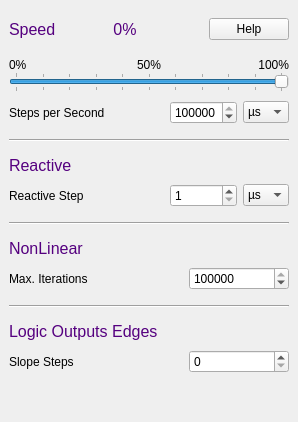
       <widget class="QWidget" name="simTab">
        <attribute name="title">
         <string>Simulation</string>
        </attribute>
        <layout class="QVBoxLayout" name="verticalLayout_2">
         <property name="spacing">
          <number>0</number>
         </property>
         <property name="leftMargin">
          <number>9</number>
         </property>
         <property name="topMargin">
          <number>9</number>
         </property>
         <property name="rightMargin">
          <number>9</number>
         </property>
         <property name="bottomMargin">
          <number>9</number>
         </property>
         <item>
          <layout class="QHBoxLayout" name="horizontalLayout">
           <property name="topMargin">
            <number>9</number>
           </property>
           <property name="bottomMargin">
            <number>18</number>
           </property>
           <item>
            <widget class="QLabel" name="label_6">
             <property name="sizePolicy">
              <sizepolicy hsizetype="Preferred" vsizetype="Preferred">
               <horstretch>0</horstretch>
               <verstretch>0</verstretch>
              </sizepolicy>
             </property>
             <property name="font">
              <font>
               <family>Ubuntu</family>
               <pointsize>12</pointsize>
               <weight>50</weight>
               <italic>false</italic>
               <bold>false</bold>
              </font>
             </property>
             <property name="styleSheet">
              <string notr="true">font: 12pt &quot;Ubuntu&quot;; color: rgb(85, 0, 127)</string>
             </property>
             <property name="text">
              <string>Speed</string>
             </property>
             <property name="alignment">
              <set>Qt::AlignLeading|Qt::AlignLeft|Qt::AlignVCenter</set>
             </property>
            </widget>
           </item>
           <item>
            <widget class="QLabel" name="speedLabel">
             <property name="sizePolicy">
              <sizepolicy hsizetype="Preferred" vsizetype="Preferred">
               <horstretch>0</horstretch>
               <verstretch>0</verstretch>
              </sizepolicy>
             </property>
             <property name="palette">
              <palette>
               <active>
                <colorrole role="WindowText">
                 <brush brushstyle="SolidPattern">
                  <color alpha="255">
                   <red>85</red>
                   <green>0</green>
                   <blue>127</blue>
                  </color>
                 </brush>
                </colorrole>
                <colorrole role="Text">
                 <brush brushstyle="SolidPattern">
                  <color alpha="255">
                   <red>85</red>
                   <green>0</green>
                   <blue>127</blue>
                  </color>
                 </brush>
                </colorrole>
                <colorrole role="ButtonText">
                 <brush brushstyle="SolidPattern">
                  <color alpha="255">
                   <red>85</red>
                   <green>0</green>
                   <blue>127</blue>
                  </color>
                 </brush>
                </colorrole>
                <colorrole role="PlaceholderText">
                 <brush brushstyle="SolidPattern">
                  <color alpha="255">
                   <red>85</red>
                   <green>0</green>
                   <blue>127</blue>
                  </color>
                 </brush>
                </colorrole>
               </active>
               <inactive>
                <colorrole role="WindowText">
                 <brush brushstyle="SolidPattern">
                  <color alpha="255">
                   <red>85</red>
                   <green>0</green>
                   <blue>127</blue>
                  </color>
                 </brush>
                </colorrole>
                <colorrole role="Text">
                 <brush brushstyle="SolidPattern">
                  <color alpha="255">
                   <red>85</red>
                   <green>0</green>
                   <blue>127</blue>
                  </color>
                 </brush>
                </colorrole>
                <colorrole role="ButtonText">
                 <brush brushstyle="SolidPattern">
                  <color alpha="255">
                   <red>85</red>
                   <green>0</green>
                   <blue>127</blue>
                  </color>
                 </brush>
                </colorrole>
                <colorrole role="PlaceholderText">
                 <brush brushstyle="SolidPattern">
                  <color alpha="255">
                   <red>85</red>
                   <green>0</green>
                   <blue>127</blue>
                  </color>
                 </brush>
                </colorrole>
               </inactive>
               <disabled>
                <colorrole role="WindowText">
                 <brush brushstyle="SolidPattern">
                  <color alpha="255">
                   <red>85</red>
                   <green>0</green>
                   <blue>127</blue>
                  </color>
                 </brush>
                </colorrole>
                <colorrole role="Text">
                 <brush brushstyle="SolidPattern">
                  <color alpha="255">
                   <red>85</red>
                   <green>0</green>
                   <blue>127</blue>
                  </color>
                 </brush>
                </colorrole>
                <colorrole role="ButtonText">
                 <brush brushstyle="SolidPattern">
                  <color alpha="255">
                   <red>85</red>
                   <green>0</green>
                   <blue>127</blue>
                  </color>
                 </brush>
                </colorrole>
                <colorrole role="PlaceholderText">
                 <brush brushstyle="SolidPattern">
                  <color alpha="255">
                   <red>85</red>
                   <green>0</green>
                   <blue>127</blue>
                  </color>
                 </brush>
                </colorrole>
               </disabled>
              </palette>
             </property>
             <property name="font">
              <font>
               <family>Ubuntu</family>
               <pointsize>12</pointsize>
               <weight>50</weight>
               <italic>false</italic>
               <bold>false</bold>
              </font>
             </property>
             <property name="styleSheet">
              <string notr="true">font: 12pt &quot;Ubuntu&quot;; color: rgb(85, 0, 127)</string>
             </property>
             <property name="text">
              <string> 0%</string>
             </property>
             <property name="alignment">
              <set>Qt::AlignLeading|Qt::AlignLeft|Qt::AlignVCenter</set>
             </property>
            </widget>
           </item>
           <item>
            <widget class="QPushButton" name="helpButton2">
             <property name="sizePolicy">
              <sizepolicy hsizetype="Fixed" vsizetype="Fixed">
               <horstretch>0</horstretch>
               <verstretch>0</verstretch>
              </sizepolicy>
             </property>
             <property name="text">
              <string>Help</string>
             </property>
             <property name="autoDefault">
              <bool>false</bool>
             </property>
            </widget>
           </item>
          </layout>
         </item>
         <item>
          <layout class="QHBoxLayout" name="horizontalLayout_6">
           <item>
            <widget class="QLabel" name="label_7">
             <property name="text">
              <string>0%</string>
             </property>
            </widget>
           </item>
           <item>
            <widget class="QLabel" name="label_9">
             <property name="text">
              <string>50%</string>
             </property>
             <property name="alignment">
              <set>Qt::AlignCenter</set>
             </property>
            </widget>
           </item>
           <item>
            <widget class="QLabel" name="label_10">
             <property name="text">
              <string>100%</string>
             </property>
             <property name="alignment">
              <set>Qt::AlignRight|Qt::AlignTrailing|Qt::AlignVCenter</set>
             </property>
            </widget>
           </item>
          </layout>
         </item>
         <item>
          <widget class="QSlider" name="simSpeedPerSlider">
           <property name="sizePolicy">
            <sizepolicy hsizetype="Preferred" vsizetype="Fixed">
             <horstretch>0</horstretch>
             <verstretch>0</verstretch>
            </sizepolicy>
           </property>
           <property name="minimumSize">
            <size>
             <width>0</width>
             <height>0</height>
            </size>
           </property>
           <property name="maximumSize">
            <size>
             <width>16777215</width>
             <height>20</height>
            </size>
           </property>
           <property name="cursor">
            <cursorShape>SizeHorCursor</cursorShape>
           </property>
           <property name="whatsThis">
            <string/>
           </property>
           <property name="maximum">
            <number>100</number>
           </property>
           <property name="value">
            <number>100</number>
           </property>
           <property name="sliderPosition">
            <number>100</number>
           </property>
           <property name="orientation">
            <enum>Qt::Horizontal</enum>
           </property>
           <property name="tickPosition">
            <enum>QSlider::TicksBothSides</enum>
           </property>
           <property name="tickInterval">
            <number>10</number>
           </property>
          </widget>
         </item>
         <item>
          <layout class="QHBoxLayout" name="horizontalLayout_4">
           <property name="spacing">
            <number>6</number>
           </property>
           <property name="topMargin">
            <number>9</number>
           </property>
           <item>
            <widget class="QLabel" name="stepLabel_2">
             <property name="sizePolicy">
              <sizepolicy hsizetype="Preferred" vsizetype="Preferred">
               <horstretch>0</horstretch>
               <verstretch>0</verstretch>
              </sizepolicy>
             </property>
             <property name="text">
              <string>Steps per Second    </string>
             </property>
            </widget>
           </item>
           <item>
            <widget class="QSpinBox" name="simStepBox">
             <property name="sizePolicy">
              <sizepolicy hsizetype="Fixed" vsizetype="Fixed">
               <horstretch>0</horstretch>
               <verstretch>0</verstretch>
              </sizepolicy>
             </property>
             <property name="maximumSize">
              <size>
               <width>16777215</width>
               <height>16777215</height>
              </size>
             </property>
             <property name="minimum">
              <number>1</number>
             </property>
             <property name="maximum">
              <number>999999999</number>
             </property>
             <property name="value">
              <number>1000000</number>
             </property>
            </widget>
           </item>
           <item>
            <widget class="QComboBox" name="simStepUnitBox">
             <property name="sizePolicy">
              <sizepolicy hsizetype="Fixed" vsizetype="Fixed">
               <horstretch>0</horstretch>
               <verstretch>0</verstretch>
              </sizepolicy>
             </property>
             <property name="minimumSize">
              <size>
               <width>0</width>
               <height>0</height>
              </size>
             </property>
             <property name="currentText">
              <string notr="true">µs</string>
             </property>
             <property name="currentIndex">
              <number>2</number>
             </property>
             <property name="maxCount">
              <number>10</number>
             </property>
             <item>
              <property name="text">
               <string>ps</string>
              </property>
             </item>
             <item>
              <property name="text">
               <string>ns</string>
              </property>
             </item>
             <item>
              <property name="text">
               <string>µs</string>
              </property>
             </item>
             <item>
              <property name="text">
               <string>ms</string>
              </property>
             </item>
             <item>
              <property name="text">
               <string>s</string>
              </property>
             </item>
            </widget>
           </item>
          </layout>
         </item>
         <item>
          <widget class="Line" name="line_2">
           <property name="sizePolicy">
            <sizepolicy hsizetype="Minimum" vsizetype="Fixed">
             <horstretch>0</horstretch>
             <verstretch>0</verstretch>
            </sizepolicy>
           </property>
           <property name="minimumSize">
            <size>
             <width>280</width>
             <height>32</height>
            </size>
           </property>
           <property name="orientation">
            <enum>Qt::Horizontal</enum>
           </property>
          </widget>
         </item>
         <item>
          <widget class="QLabel" name="label_20">
           <property name="sizePolicy">
            <sizepolicy hsizetype="Preferred" vsizetype="Fixed">
             <horstretch>0</horstretch>
             <verstretch>0</verstretch>
            </sizepolicy>
           </property>
           <property name="font">
            <font>
             <family>Ubuntu</family>
             <pointsize>12</pointsize>
             <weight>50</weight>
             <italic>false</italic>
             <bold>false</bold>
            </font>
           </property>
           <property name="styleSheet">
            <string notr="true">font: 12pt &quot;Ubuntu&quot;; color: rgb(85, 0, 127)</string>
           </property>
           <property name="text">
            <string>Reactive</string>
           </property>
           <property name="alignment">
            <set>Qt::AlignLeading|Qt::AlignLeft|Qt::AlignVCenter</set>
           </property>
          </widget>
         </item>
         <item>
          <layout class="QHBoxLayout" name="horizontalLayout_14">
           <property name="spacing">
            <number>6</number>
           </property>
           <property name="topMargin">
            <number>9</number>
           </property>
           <item>
            <widget class="QLabel" name="reactiveStep">
             <property name="sizePolicy">
              <sizepolicy hsizetype="Preferred" vsizetype="Preferred">
               <horstretch>0</horstretch>
               <verstretch>0</verstretch>
              </sizepolicy>
             </property>
             <property name="text">
              <string>Reactive Step</string>
             </property>
            </widget>
           </item>
           <item>
            <widget class="QSpinBox" name="reactStepBox">
             <property name="sizePolicy">
              <sizepolicy hsizetype="Fixed" vsizetype="Fixed">
               <horstretch>0</horstretch>
               <verstretch>0</verstretch>
              </sizepolicy>
             </property>
             <property name="minimum">
              <number>1</number>
             </property>
             <property name="maximum">
              <number>999999999</number>
             </property>
            </widget>
           </item>
           <item>
            <widget class="QComboBox" name="reactStepUnitBox">
             <property name="sizePolicy">
              <sizepolicy hsizetype="Fixed" vsizetype="Fixed">
               <horstretch>0</horstretch>
               <verstretch>0</verstretch>
              </sizepolicy>
             </property>
             <property name="currentText">
              <string notr="true">µs</string>
             </property>
             <property name="currentIndex">
              <number>2</number>
             </property>
             <property name="maxCount">
              <number>10</number>
             </property>
             <item>
              <property name="text">
               <string>ps</string>
              </property>
             </item>
             <item>
              <property name="text">
               <string>ns</string>
              </property>
             </item>
             <item>
              <property name="text">
               <string>µs</string>
              </property>
             </item>
             <item>
              <property name="text">
               <string>ms</string>
              </property>
             </item>
             <item>
              <property name="text">
               <string>s</string>
              </property>
             </item>
            </widget>
           </item>
          </layout>
         </item>
         <item>
          <widget class="Line" name="line">
           <property name="minimumSize">
            <size>
             <width>280</width>
             <height>32</height>
            </size>
           </property>
           <property name="orientation">
            <enum>Qt::Horizontal</enum>
           </property>
          </widget>
         </item>
         <item>
          <widget class="QLabel" name="label_13">
           <property name="sizePolicy">
            <sizepolicy hsizetype="Preferred" vsizetype="Fixed">
             <horstretch>0</horstretch>
             <verstretch>0</verstretch>
            </sizepolicy>
           </property>
           <property name="font">
            <font>
             <family>Ubuntu</family>
             <pointsize>12</pointsize>
             <weight>50</weight>
             <italic>false</italic>
             <bold>false</bold>
            </font>
           </property>
           <property name="styleSheet">
            <string notr="true">font: 12pt &quot;Ubuntu&quot;; color: rgb(85, 0, 127)</string>
           </property>
           <property name="text">
            <string>NonLinear</string>
           </property>
           <property name="alignment">
            <set>Qt::AlignLeading|Qt::AlignLeft|Qt::AlignVCenter</set>
           </property>
          </widget>
         </item>
         <item>
          <layout class="QHBoxLayout" name="horizontalLayout_7">
           <property name="topMargin">
            <number>9</number>
           </property>
           <item>
            <widget class="QLabel" name="label_14">
             <property name="sizePolicy">
              <sizepolicy hsizetype="Preferred" vsizetype="Preferred">
               <horstretch>0</horstretch>
               <verstretch>0</verstretch>
              </sizepolicy>
             </property>
             <property name="text">
              <string>Max. Iterations</string>
             </property>
            </widget>
           </item>
           <item>
            <widget class="QSpinBox" name="nlStepsBox">
             <property name="sizePolicy">
              <sizepolicy hsizetype="Fixed" vsizetype="Fixed">
               <horstretch>0</horstretch>
               <verstretch>0</verstretch>
              </sizepolicy>
             </property>
             <property name="minimumSize">
              <size>
               <width>100</width>
               <height>0</height>
              </size>
             </property>
             <property name="maximumSize">
              <size>
               <width>16777215</width>
               <height>16777215</height>
              </size>
             </property>
             <property name="maximum">
              <number>100000</number>
             </property>
             <property name="value">
              <number>100000</number>
             </property>
            </widget>
           </item>
          </layout>
         </item>
         <item>
          <widget class="Line" name="line_4">
           <property name="sizePolicy">
            <sizepolicy hsizetype="Minimum" vsizetype="Fixed">
             <horstretch>0</horstretch>
             <verstretch>0</verstretch>
            </sizepolicy>
           </property>
           <property name="minimumSize">
            <size>
             <width>280</width>
             <height>32</height>
            </size>
           </property>
           <property name="orientation">
            <enum>Qt::Horizontal</enum>
           </property>
          </widget>
         </item>
         <item>
          <widget class="QLabel" name="label">
           <property name="sizePolicy">
            <sizepolicy hsizetype="Preferred" vsizetype="Fixed">
             <horstretch>0</horstretch>
             <verstretch>0</verstretch>
            </sizepolicy>
           </property>
           <property name="font">
            <font>
             <family>Ubuntu</family>
             <pointsize>12</pointsize>
             <weight>50</weight>
             <italic>false</italic>
             <bold>false</bold>
            </font>
           </property>
           <property name="styleSheet">
            <string notr="true">font: 12pt &quot;Ubuntu&quot;; color: rgb(85, 0, 127)</string>
           </property>
           <property name="text">
            <string>Logic Outputs Edges</string>
           </property>
          </widget>
         </item>
         <item>
          <layout class="QHBoxLayout" name="horizontalLayout_2">
           <property name="topMargin">
            <number>9</number>
           </property>
           <item>
            <widget class="QLabel" name="label_2">
             <property name="text">
              <string>Slope Steps</string>
             </property>
            </widget>
           </item>
           <item>
            <widget class="QSpinBox" name="slopeStepsBox">
             <property name="sizePolicy">
              <sizepolicy hsizetype="Fixed" vsizetype="Fixed">
               <horstretch>0</horstretch>
               <verstretch>0</verstretch>
              </sizepolicy>
             </property>
             <property name="minimumSize">
              <size>
               <width>100</width>
               <height>0</height>
              </size>
             </property>
             <property name="maximum">
              <number>100</number>
             </property>
            </widget>
           </item>
          </layout>
         </item>
         <item>
          <spacer name="verticalSpacer">
           <property name="orientation">
            <enum>Qt::Vertical</enum>
           </property>
           <property name="sizeHint" stdset="0">
            <size>
             <width>20</width>
             <height>40</height>
            </size>
           </property>
          </spacer>
         </item>
        </layout>
       </widget>
